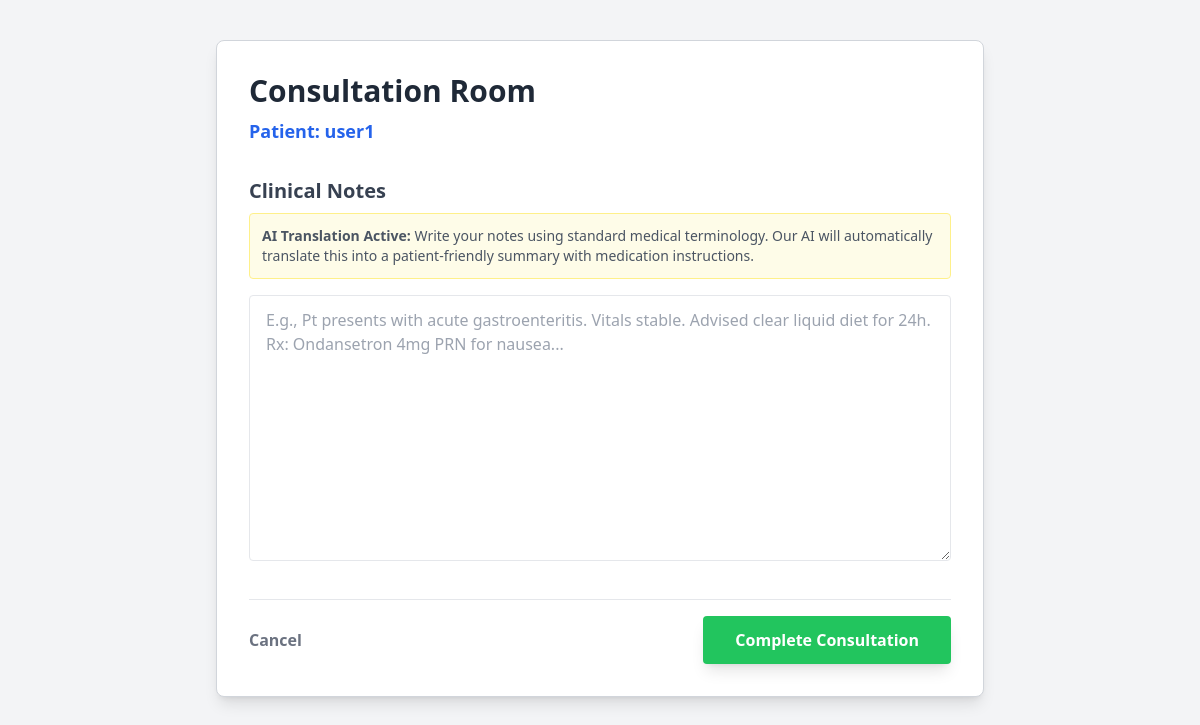
Page /doctor/consultation/2 (signed in) on the earlier database version.
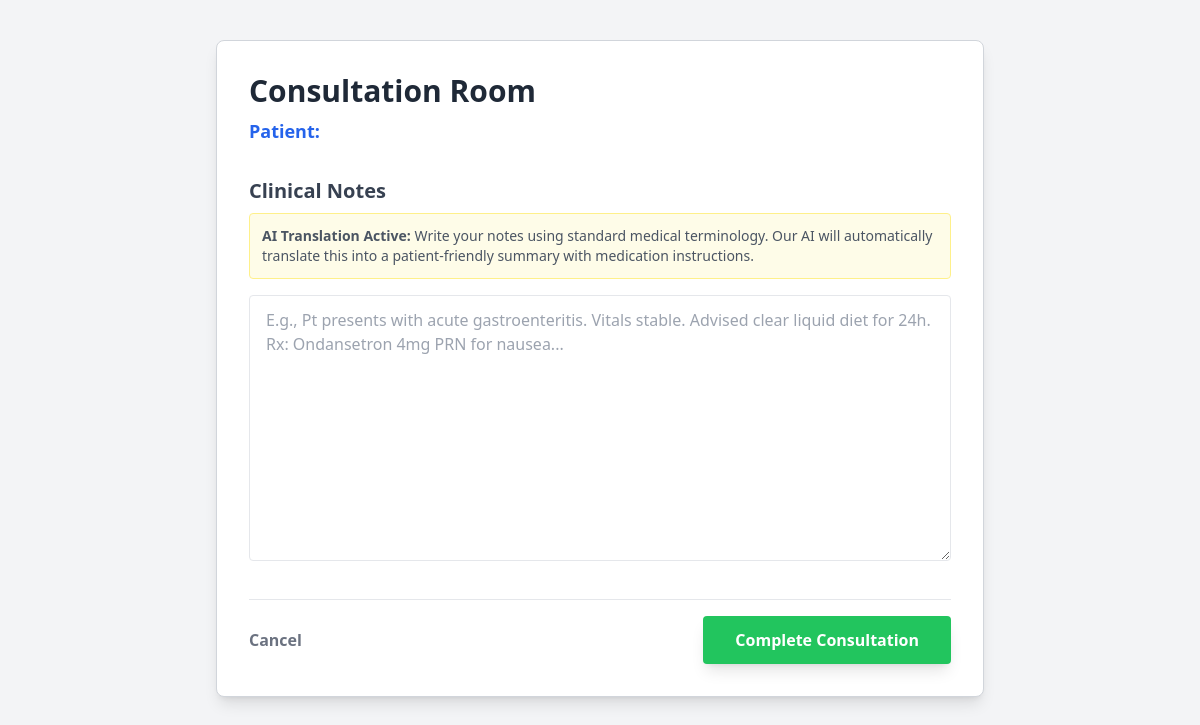
Same page on the later database version.
### app/models/__init__.py (models this page shows, shortened)
class User(db.Model, UserMixin):
    __tablename__ = 'users'
    id = db.Column(db.Integer, primary_key=True)
    name = db.Column(db.String(100), nullable=False)
    email = db.Column(db.String(120), unique=True, nullable=False)
    password_hash = db.Column(db.String(256), nullable=False)
    role = db.Column(db.String(20), nullable=False) # 'admin', 'doctor', or 'patient'

### app/routes/doctor.py (the view, shortened to what this page needs)
@doctor_bp.route('/consultation/<int:appointment_id>', methods=['GET', 'POST'])
@login_required
def consultation(appointment_id):
    if current_user.role != 'doctor':
        flash('Access denied.', 'error')
        return redirect(url_for('auth.login'))
    appointment = Appointment.query.get_or_404(appointment_id)
    patient = User.query.get(appointment.patient_id)
    doctor_profile = DoctorProfile.query.filter_by(user_id=current_user.id).first()
    if appointment.doctor_id != doctor_profile.id:
        flash('You do not have permission to view this appointment.', 'error')
        return redirect(url_for('doctor.dashboard'))
    return render_template('consultation.html', appointment=appointment, patient=patient)

### app/templates/consultation.html
{% extends "base.html" %}
{% block content %}
<div class="max-w-3xl mx-auto bg-white p-8 border border-gray-300 shadow-lg rounded-lg mt-8">
    <h2 class="text-3xl font-bold text-gray-800 mb-2">Consultation Room</h2>
    <p class="text-lg text-blue-600 font-semibold mb-8">Patient: {{ patient.name }}</p>
    <form method="POST">
        <div class="mb-6">
            <label class="block text-gray-700 font-bold mb-2 text-xl">Clinical Notes</label>
            <p class="text-sm text-gray-600 mb-4 bg-yellow-50 p-3 rounded border border-yellow-200">
                <strong>AI Translation Active:</strong> Write your notes using standard medical terminology. Our AI will automatically translate this into a patient-friendly summary with medication instructions.
            </p>
            <textarea name="clinical_notes" rows="10" required class="w-full border rounded py-3 px-4 text-gray-700 focus:outline-none focus:ring-2 focus:ring-blue-500" placeholder="E.g., Pt presents with acute gastroenteritis. Vitals stable. Advised clear liquid diet for 24h. Rx: Ondansetron 4mg PRN for nausea..."></textarea>
        </div>
        <div class="flex justify-between items-center mt-8 pt-4 border-t">
            <a href="{{ url_for('doctor.dashboard') }}" class="text-gray-500 hover:text-gray-800 font-semibold">Cancel</a>
            <button type="submit" class="bg-green-500 hover:bg-green-600 text-white font-bold py-3 px-8 rounded shadow-lg transition duration-200">
                Complete Consultation
            </button>
        </div>
    </form>
</div>
{% endblock %}

### app/templates/base.html (shortened to what this page needs)
<!DOCTYPE html>
<html lang="en">
<head>
    <script src="https://cdn.tailwindcss.com"></script>
</head>
<body class="bg-gray-100 font-sans leading-normal tracking-normal">
    <div class="container mx-auto px-4 mt-10">
        {% block content %}{% endblock %}
    </div>
</body>
</html>

Differences in the rows shown:
removed User: name "user1"
